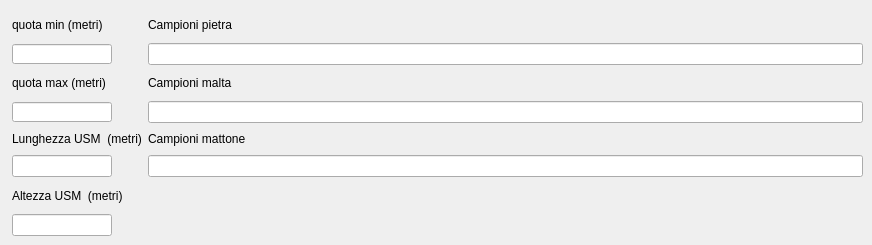
     <widget class="QWidget" name="tab_8">
      <attribute name="title">
       <string>USM 3</string>
      </attribute>
      <widget class="QWidget" name="layoutWidget">
       <property name="geometry">
        <rect>
         <x>12</x>
         <y>12</y>
         <width>851</width>
         <height>224</height>
        </rect>
       </property>
       <layout class="QGridLayout" name="gridLayout_28">
        <item row="6" column="0">
         <widget class="QLabel" name="label_105">
          <property name="text">
           <string>Altezza USM  (metri)</string>
          </property>
         </widget>
        </item>
        <item row="1" column="1">
         <widget class="QLineEdit" name="lineEdit_campioni_pietra_usm"/>
        </item>
        <item row="0" column="0">
         <widget class="QLabel" name="label_54">
          <property name="minimumSize">
           <size>
            <width>0</width>
            <height>20</height>
           </size>
          </property>
          <property name="text">
           <string>quota min (metri)</string>
          </property>
         </widget>
        </item>
        <item row="0" column="1">
         <widget class="QLabel" name="label_110">
          <property name="text">
           <string>Campioni pietra</string>
          </property>
         </widget>
        </item>
        <item row="5" column="0">
         <widget class="QLineEdit" name="lineEdit_lunghezza_usm">
          <property name="minimumSize">
           <size>
            <width>100</width>
            <height>0</height>
           </size>
          </property>
          <property name="maximumSize">
           <size>
            <width>100</width>
            <height>16777215</height>
           </size>
          </property>
         </widget>
        </item>
        <item row="2" column="0">
         <widget class="QLabel" name="label_55">
          <property name="minimumSize">
           <size>
            <width>0</width>
            <height>20</height>
           </size>
          </property>
          <property name="text">
           <string>quota max (metri)</string>
          </property>
         </widget>
        </item>
        <item row="1" column="0">
         <widget class="QLineEdit" name="lineEdit_qmin_usm">
          <property name="enabled">
           <bool>true</bool>
          </property>
          <property name="minimumSize">
           <size>
            <width>100</width>
            <height>20</height>
           </size>
          </property>
          <property name="maximumSize">
           <size>
            <width>60</width>
            <height>20</height>
           </size>
          </property>
          <property name="font">
           <font>
            <family>Times New Roman</family>
            <pointsize>8</pointsize>
            <weight>50</weight>
            <italic>false</italic>
            <bold>false</bold>
           </font>
          </property>
         </widget>
        </item>
        <item row="4" column="0">
         <widget class="QLabel" name="label_104">
          <property name="maximumSize">
           <size>
            <width>16777215</width>
            <height>20</height>
           </size>
          </property>
          <property name="text">
           <string>Lunghezza USM  (metri)</string>
          </property>
         </widget>
        </item>
        <item row="3" column="1">
         <widget class="QLineEdit" name="lineEdit_campioni_malta_usm"/>
        </item>
        <item row="3" column="0">
         <widget class="QLineEdit" name="lineEdit_qmax_usm">
          <property name="enabled">
           <bool>true</bool>
          </property>
          <property name="minimumSize">
           <size>
            <width>100</width>
            <height>20</height>
           </size>
          </property>
          <property name="maximumSize">
           <size>
            <width>60</width>
            <height>20</height>
           </size>
          </property>
          <property name="font">
           <font>
            <family>Times New Roman</family>
            <pointsize>8</pointsize>
            <weight>50</weight>
            <italic>false</italic>
            <bold>false</bold>
           </font>
          </property>
         </widget>
        </item>
        <item row="4" column="1">
         <widget class="QLabel" name="label_111">
          <property name="text">
           <string>Campioni mattone</string>
          </property>
         </widget>
        </item>
        <item row="2" column="1">
         <widget class="QLabel" name="label_109">
          <property name="text">
           <string>Campioni malta</string>
          </property>
         </widget>
        </item>
        <item row="5" column="1">
         <widget class="QLineEdit" name="lineEdit_campioni_mattone_usm"/>
        </item>
        <item row="7" column="0">
         <widget class="QLineEdit" name="lineEdit_altezza_usm">
          <property name="minimumSize">
           <size>
            <width>100</width>
            <height>0</height>
           </size>
          </property>
          <property name="maximumSize">
           <size>
            <width>100</width>
            <height>16777215</height>
           </size>
          </property>
         </widget>
        </item>
       </layout>
      </widget>
     </widget>
